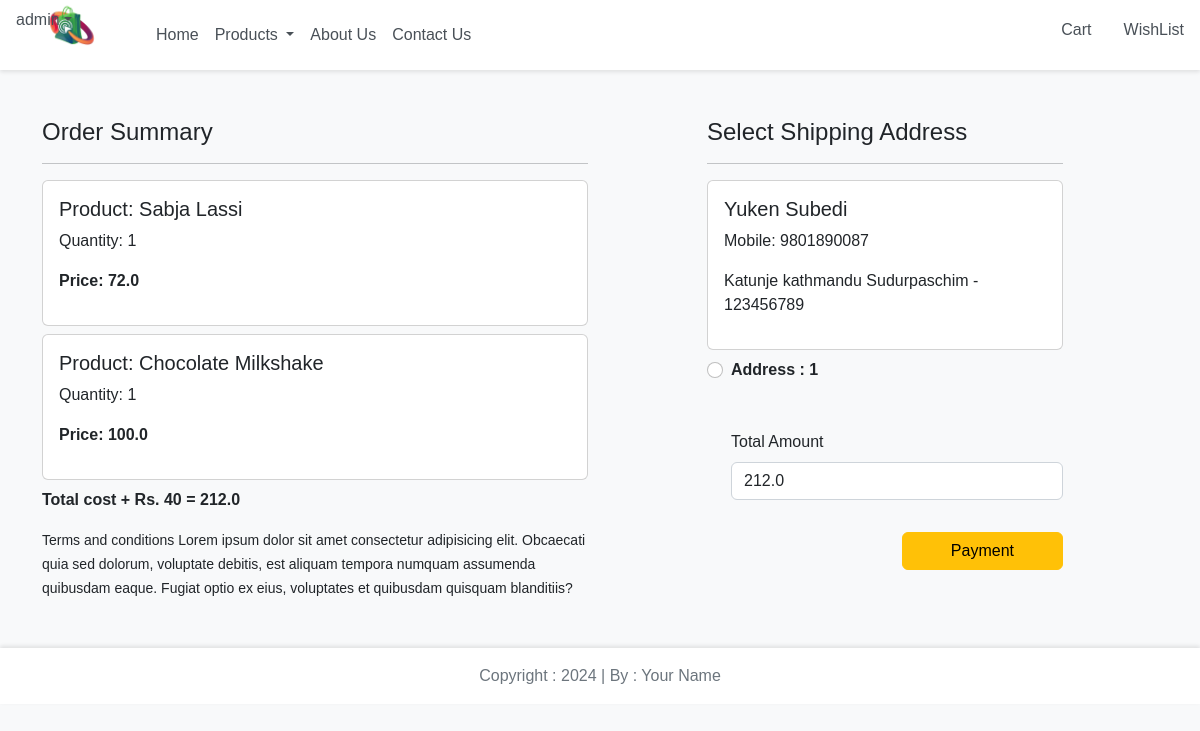
/checkout/ (signed in), run on the app's committed database.
### app/models.py (models this page shows, shortened)
class Cart(models.Model):
    user = models.ForeignKey(User, on_delete=models.CASCADE)
    product = models.ForeignKey(Product, on_delete=models.CASCADE)
    quantity = models.PositiveIntegerField(default = 1)

class Product(models.Model):
    title = models.CharField(max_length=100)
    selling_price = models.FloatField()
    discounted_price = models.FloatField()
    description = models.TextField()
    composition = models.TextField(default='')
    prodapp = models.TextField(default='')
    category = models.CharField(choices=CATEGORY_CHOICES, max_length=2)
    product_image = models.ImageField(upload_to='product')

class Customer(models.Model):
    user = models.ForeignKey(User, on_delete=models.CASCADE)
    name = models.CharField(max_length=200)
    locality = models.CharField(max_length=200)
    city =  models.CharField(max_length= 100)
    mobile = models.IntegerField(default = 0)
    zipcode = models.IntegerField()
    state = models.CharField(choices=STATE_CHOICES,max_length=100)

### app/views.py (the view)
# urls.py: path("checkout/",views.checkout.as_view(),name="checkout"),
@method_decorator(login_required,name='dispatch')
class checkout(View):
    def get(self, request):
        user = request.user
        add = Customer.objects.filter(user=user)
        cart_items = Cart.objects.filter(user=user)
        famount = 0
        for p in cart_items:
            value = p.quantity * p.product.discounted_price
            famount = famount + value
        totalamount = famount + 40
        return render(request, 'app/checkout.html',locals())

### app/templates/app/checkout.html (shortened to what this page needs)
{% extends 'app/base.html' %}
{% load static %}
{% block main-content %}
<div class="container">
    <div class="row mt-5">
        <div class="col-sm-6">
            <h4>Order Summary</h4>
            <hr>
            {% for item in cart_items %}
            <div class="card mb-2">
                <div class="card-body">
                    <h5>Product: {{item.product.title}}</h5>
                    <p>Quantity: {{item.quantity}}</p>
                    <p class="fw-bold">Price: {{item.product.discounted_price}}</p>
                </div>
            </div>
            {% endfor %}
            <p class="fw-bold">Total cost + Rs. 40 = {{totalamount}}</p>
            <small>Terms and conditions Lorem ipsum dolor sit amet consectetur adipisicing elit. Obcaecati quia sed dolorum, voluptate debitis, est aliquam tempora numquam assumenda quibusdam eaque. Fugiat optio ex eius, voluptates et quibusdam quisquam blanditiis?</small>
        </div>
        <div class="col-sm-4 offset-sm-1">
            <h4>Select Shipping Address</h4>
            <hr>
            <form method="post" id="myform" action="{% url 'payment' %}">
                {% for ad in add %}
                <div class="card">
                    <div class="card-body">
                        <h5>{{ad.name}}</h5>
                        <p>Mobile: {{ad.mobile}}</p>
                        <p>{{ad.locality}} {{ad.city}} {{ad.state}} - {{ad.zipcode}}</p>
                    </div>
                </div>
                <div class="form-check mt-2 mb-5">
                    <input type="radio" class="form-check-input" name="custid" id="custid{{forloop.counter}}" value="{{ad.id}}">
                    <label for="custid{{forloop.counter}}" class="form-check-label fw-bold">
                        Address : {{forloop.counter}}
                    </label>
                </div>
                {% endfor %}
                <div class="form-check mb-3">
                    <label for="totamount" class="form-label">Total Amount</label>
                    <input type="number" class="form-control" name="totamount" value="{{totalamount}}" readonly>
                </div>
                <div class="text-end">
                    <button id="rzp-button1" type="submit" class="btn btn-warning mt-3 px-5 fw-bol
                    ">Payment</button>
                </div>
            </form>
        </div>
    </div>
</div>
{% endblock main-content %}

### app/templates/app/base.html (shortened to what this page needs)
{% load static %}
<!DOCTYPE html>
<html lang="en">
<head>
    <link href="https://cdn.jsdelivr.net/npm/bootstrap@5.2.3/dist/css/bootstrap.min.css" rel="stylesheet">
    <link rel="stylesheet" href="https://cdnjs.cloudflare.com/ajax/libs/owl-carousel/1.3.3/owl.carousel.css">
    <link rel="stylesheet" href="https://cdnjs.cloudflare.com/ajax/libs/font-awesome/6.5.2/css/all.min.css">
    <link rel="stylesheet" href="{% static 'css/style.css' %}">
</head>
<body>
  <nav class="navbar navbar-expand-lg navbar-light sticky-top">
    <div class="container-fluid">
      <a class="navbar-brand" href="{% url 'home'%}">
        <img src="{% static 'images/logo.png' %}" alt="Logo"/>
      </a>
      <div class="collapse navbar-collapse" id="navbarSupportedContent">
        <ul class="navbar-nav me-auto mb-2 mb-lg-0">
          {% if request.user.is_authenticated %}
          <li class="nav-item">
            <a class="nav-link active" aria-current="page" href="/">Home</a>
          </li>
          <li class="nav-item dropdown">
            <a class="nav-link dropdown-toggle" href="#" role="button" data-bs-toggle="dropdown" aria-expanded="false">
              Products
            </a>
          </li>
          <li class="nav-item">
            <a class="nav-link" href="{% url 'about' %}">About Us</a>
          </li>
          <li class="nav-item">
            <a class="nav-link" href="{% url 'contact' %}">Contact Us</a>
          </li>
        </ul>
      </div>
      <ul class="navbar-nav me-auto mb-2 mb-lg-0 position-absolute start-0 top-0">
        <li class="nav-item dropdown mx-2">
          <a class="nav-link dropdown-toggle" href="#" id="profileDropdown" role="button" data-bs-toggle="dropdown" aria-expanded="false">
            {{request.user.username}}</a>
        </li>
      </ul>
      <ul class="navbar-nav me-auto mb-2 mb-lg-0 position-absolute end-0 top-0" style="margin-top: 10px; margin-right: 10px;">
        <li class="nav-item mx-2">
          <a href="{% url 'showcart' %}" class="nav-link">
             Cart
          </a>
        </li>
        <li class="nav-item mx-2">
          <a href="#" class="nav-link">WishList</a>
        </li>
        {% endif %}
      </ul>
    </div>
  </nav>
      {% block main-content %}{% endblock main-content %}
    <footer class="container-fluid text-center mt-5">
        Copyright : 2024 | By : Your Name
    </footer>
</body>
</html>

### app/templates/app/base.html (style rules this page uses)
body { background-color: #f8f9fa; font-family: 'Arial', sans-serif; }
.navbar { background-color: #ffffff; box-shadow: 0 2px 4px rgba(0, 0, 0, 0.1); height: 70px; }
.navbar-brand img { max-width: 120px; height: auto; }
.nav-link { color: #495057 !important; }
footer { background-color: #ffffff; color: #6c757d; padding: 1rem; box-shadow: 0 -2px 4px rgba(0, 0, 0, 0.1); }

### data on the page
Cart: product "Sabja Lassi", quantity "1", product.discounted_price "72.0"
Cart: product "Chocolate Milkshake", quantity "1", product.discounted_price "100.0"
Customer: name "Yuken Subedi", mobile "9801890087", locality "Katunje", city "kathmandu", state "Sudurpaschim", zipcode "123456789"

### other printed values
{{ request.user.username }} "admin"
{{ totalamount }} "212.0"
